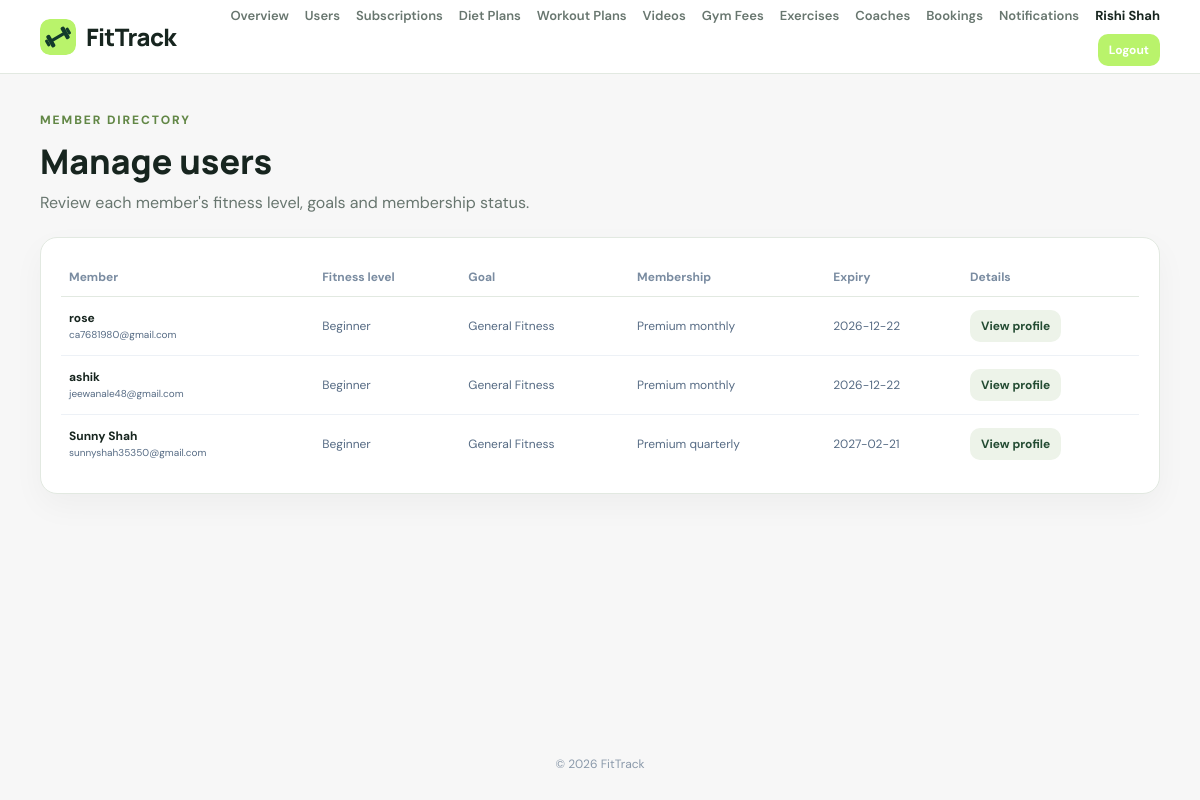
Screenshot of /admin/users.php (signed in) with the database file from the repository.
### tables this page shows
CREATE TABLE `users` (
  `id` bigint(20) UNSIGNED NOT NULL,
  `name` varchar(100) NOT NULL,
  `email` varchar(190) NOT NULL,
  `password_hash` varchar(255) NOT NULL,
  `role` enum('user','admin') NOT NULL DEFAULT 'user',
  `age` tinyint(3) UNSIGNED DEFAULT NULL,
  `gender` enum('male','female','other','prefer_not_to_say') DEFAULT NULL,
  `height_cm` decimal(5,2) DEFAULT NULL,
  `weight_kg` decimal(6,2) DEFAULT NULL,
  `fitness_level` enum('beginner','intermediate','advanced','expert') NOT NULL DEFAULT 'beginner',
  `fitness_goal` varchar(40) DEFAULT 'general_fitness',
  `dietary_preference` varchar(40) DEFAULT 'no_preference',
  `food_allergies` varchar(500) DEFAULT NULL,
  `available_days` text DEFAULT NULL,
  `subscription_plan` enum('monthly','quarterly','yearly') DEFAULT NULL,
  `subscription_status` enum('normal','pending','active','expired') NOT NULL DEFAULT 'normal',
  `subscription_expires_at` date DEFAULT NULL,
  `created_at` timestamp NOT NULL DEFAULT current_timestamp(),
  `updated_at` timestamp NOT NULL DEFAULT current_timestamp() ON UPDATE current_timestamp()
);

### admin/users.php (the view)
<?php
require_once __DIR__.'/../includes/auth.php';requireAdmin();
$users=$pdo->query("SELECT id,name,email,age,fitness_level,fitness_goal,dietary_preference,subscription_status,subscription_plan,subscription_expires_at,created_at FROM users WHERE role='user' ORDER BY created_at DESC")->fetchAll();$pageTitle='Manage users';require __DIR__.'/../includes/header.php';?>
<section class="page-heading"><div><p class="eyebrow">MEMBER DIRECTORY</p><h1>Manage users</h1><p>Review each member's fitness level, goals and membership status.</p></div></section><section class="panel"><div class="table-wrap"><table><thead><tr><th>Member</th><th>Fitness level</th><th>Goal</th><th>Membership</th><th>Expiry</th><th>Details</th></tr></thead><tbody><?php foreach($users as $u):?><tr><td><strong><?=e($u['name'])?></strong><br><small><?=e($u['email'])?></small></td><td><?=e(ucfirst($u['fitness_level']==='advanced'?'expert':($u['fitness_level']??'—')))?></td><td><?=e(ucwords(str_replace('_',' ',$u['fitness_goal']??'—')))?></td><td><?=e(($u['subscription_status']??'normal')==='active'?'Premium':'Normal (Free)')?> <?=e($u['subscription_status']==='active'?($u['subscription_plan']??''):'')?></td><td><?=e($u['subscription_expires_at']??'—')?></td><td><a class="button light btn-small" href="user-detail.php?id=<?=(int)$u['id']?>">View profile</a></td></tr><?php endforeach;?></tbody></table></div></section><?php require __DIR__.'/../includes/footer.php';?>

### assets/css/style.css (style rules this page uses)
:root { --green: #12c115; --green-dark: #8f0b13; --ink: #171717; --muted: #737373; --line: #e5e5e5; --bg: #f7f7f7; --white: #fff; --red: #b42318; --shadow: 0 12px 32px #1717170a; }
* { box-sizing: border-box; }
body { margin: 0; background: var(--bg); color: var(--ink); font-family: 'DM Sans', Arial, sans-serif; }
a { color: inherit; text-decoration: none; }
.button { display: inline-flex; justify-content: center; align-items: center; gap: 8px; border: 0; border-radius: 10px; background: rgb(31, 190, 190); color: white; padding: 12px 17px; font-weight: 700; cursor: pointer; }
.button.light { background: #e8f7f1; color: var(--green); }
.eyebrow { font-size: 12px; letter-spacing: 1.5px; font-weight: 800; text-transform: uppercase; color: var(--green); margin: 0 0 13px; }
.role-card, .panel, .auth-card, .stat { background: #fff; border: 1px solid var(--line); border-radius: 17px; box-shadow: var(--shadow); }
.panel { padding: 20px; margin-bottom: 17px; min-width: 0; }
.table-wrap { overflow-x: auto; }
table { width: 100%; border-collapse: collapse; font-size: 12px; min-width: 420px; }
th { text-align: left; color: #7a8ca1; padding: 11px 8px; border-bottom: 1px solid var(--line); }
td { padding: 13px 8px; border-bottom: 1px solid #edf1f6; color: #566b84; }
td strong { color: var(--ink); }
tbody tr:last-child td { border-bottom: 0; }
.btn-small { padding: 8px 11px; font-size: 12px; }
.page-heading { display: flex; align-items: center; justify-content: space-between; gap: 16px; margin: 0 0 22px; }
.page-heading h1 { font: 800 clamp(25px, 3vw, 34px)/1.2 Manrope, sans-serif; margin: 0 0 8px; }
.page-heading p:not(.eyebrow) { color: var(--muted); margin: 0; line-height: 1.6; }
:root { --green: #c1121f; --green-dark: #8f0b13; --ink: #171717; --muted: #737373; --line: #e5e5e5; --bg: #f7f7f7; }
.button.light, .btn-secondary { background: #ffe5e7; color: #a50d18; }
:root { --ft-green:#166534; --ft-green-dark:#123b2b; --ft-green-soft:#e7f5ec; --ft-border:#d7e8dc; }
body { --primary:var(--ft-green); }

### assets/css/style2.css (style rules this page uses)
:root { --ink:#17251f;--muted:#68766f;--green:#b9f36b;--deep:#12241d;--paper:#f6f8f4;--line:#e2e9e1 }
.eyebrow { font-size:12px;letter-spacing:.16em;font-weight:800;color:#628746 }
.button.light { background:#edf3e9;color:#234b32 }
:root { --ft-green:#166534; --ft-green-dark:#123b2b; --ft-green-soft:#e7f5ec; --ft-border:#d7e8dc; }
body { --primary:var(--ft-green); }

### rows the page displays
users: name "rose", email "ca7681980@gmail.com", fitness_level "Beginner", fitness_goal "General Fitness", subscription_status "Premium", subscription_plan "monthly", subscription_expires_at "2026-12-22"
users: name "ashik", email "jeewanale48@gmail.com", fitness_level "Beginner", fitness_goal "General Fitness", subscription_status "Premium", subscription_plan "monthly", subscription_expires_at "2026-12-22"
users: name "Sunny Shah", email "sunnyshah35350@gmail.com", fitness_level "Beginner", fitness_goal "General Fitness", subscription_status "Premium", subscription_plan "quarterly", subscription_expires_at "2027-02-21"

### other values shown
escapeHtml($_SESSION['user_name'] ?? 'Admin') "Rishi Shah"
